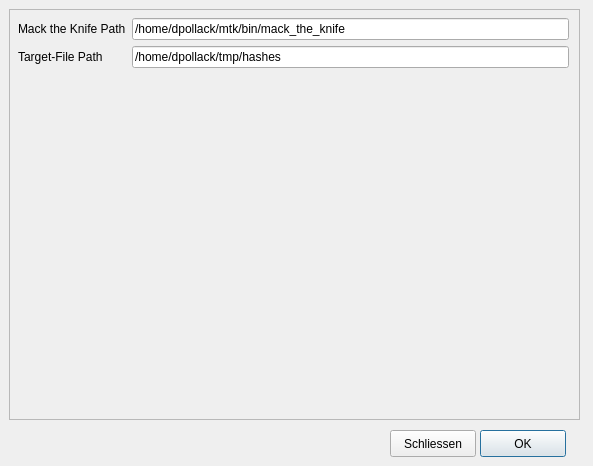
<?xml version="1.0" encoding="UTF-8"?>
<ui version="4.0">
 <class>config_dialog</class>
 <widget class="QDialog" name="config_dialog">
  <property name="geometry">
   <rect>
    <x>0</x>
    <y>0</y>
    <width>593</width>
    <height>466</height>
   </rect>
  </property>
  <property name="windowTitle">
   <string>Configuration</string>
  </property>
  <widget class="QPushButton" name="ok_button">
   <property name="geometry">
    <rect>
     <x>480</x>
     <y>430</y>
     <width>86</width>
     <height>27</height>
    </rect>
   </property>
   <property name="text">
    <string>OK</string>
   </property>
  </widget>
  <widget class="QPushButton" name="close_button">
   <property name="geometry">
    <rect>
     <x>390</x>
     <y>430</y>
     <width>86</width>
     <height>27</height>
    </rect>
   </property>
   <property name="text">
    <string>Schliessen</string>
   </property>
  </widget>
  <widget class="QFrame" name="config_frame">
   <property name="geometry">
    <rect>
     <x>9</x>
     <y>9</y>
     <width>571</width>
     <height>411</height>
    </rect>
   </property>
   <property name="sizePolicy">
    <sizepolicy hsizetype="Maximum" vsizetype="Maximum">
     <horstretch>0</horstretch>
     <verstretch>0</verstretch>
    </sizepolicy>
   </property>
   <property name="frameShape">
    <enum>QFrame::StyledPanel</enum>
   </property>
   <property name="frameShadow">
    <enum>QFrame::Raised</enum>
   </property>
   <widget class="QWidget" name="formLayoutWidget">
    <property name="geometry">
     <rect>
      <x>-1</x>
      <y>-1</y>
      <width>571</width>
      <height>411</height>
     </rect>
    </property>
    <layout class="QFormLayout" name="formLayout">
     <property name="labelAlignment">
      <set>Qt::AlignLeading|Qt::AlignLeft|Qt::AlignTop</set>
     </property>
     <property name="margin">
      <number>10</number>
     </property>
     <item row="0" column="0">
      <widget class="QLabel" name="mack_path_label">
       <property name="text">
        <string>Mack the Knife Path</string>
       </property>
      </widget>
     </item>
     <item row="0" column="1">
      <widget class="QLineEdit" name="mack_path_edit">
       <property name="text">
        <string>/home/dpollack/mtk/bin/mack_the_knife</string>
       </property>
      </widget>
     </item>
     <item row="1" column="0">
      <widget class="QLabel" name="target_path_label">
       <property name="text">
        <string>Target-File Path</string>
       </property>
      </widget>
     </item>
     <item row="1" column="1">
      <widget class="QLineEdit" name="target_path_edit">
       <property name="text">
        <string>/home/dpollack/tmp/hashes</string>
       </property>
      </widget>
     </item>
    </layout>
   </widget>
  </widget>
 </widget>
 <resources/>
 <connections/>
</ui>
